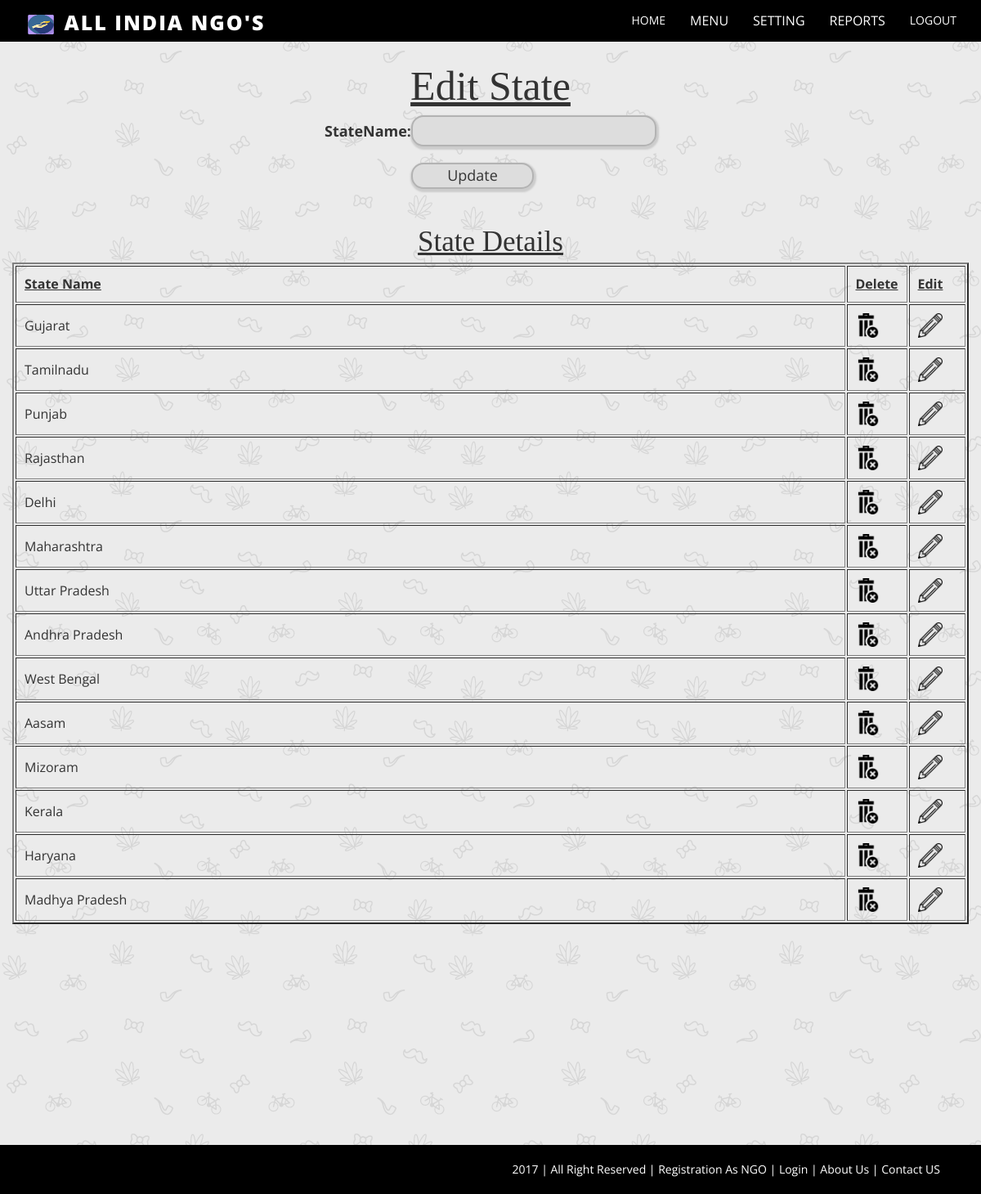
Page /project/editstate.php on the committed database.
### tables this page shows
CREATE TABLE IF NOT EXISTS `state` (
  `stateid` int(10) NOT NULL AUTO_INCREMENT,
  `statename` varchar(20) NOT NULL,
  PRIMARY KEY (`stateid`)
);

### project/editstate.php (the view, shortened to what this page needs)
<?php
	include("adminheader.php");
	include("dbconnection.php");
	$id=$_GET["x"];
	$rd=$obj->query("select *From state where stateid='$id' ");
	$rdc=$rd->fetch();
?>
<center>
<form action="updatestate.php" method="post">
<span class="header">Edit State</span>
<table>
<tr>
	<td style="font-size:18px"><b>StateName:</b></td>
	<td style="padding=5px"><input type="text" class="tbox" style="width:300px;height:38px" value='<?php echo $rdc["statename"]; ?>' name="t1"></td>
</tr>
<tr>
<td>&nbsp;</td>
</tr>
<tr>
	<td>&nbsp;</td>
	<td><input type="submit" value="Update" class="tbox" style="width:150px"></td>
</tr>
</table>
<br>
  <br>
    <?php
      $rs=$obj->query("select *From state");
     ?>
<span class="table">State Details</span>
<table class="tbl" border="2">
         <tr>
             <td style="padding:10px;font-size:16px"><b><u>State Name</b></u></td>
             <td style="padding:10px;font-size:16px"><b><u>Delete</b></u></td>
             <td style="padding:10px;font-size:16px"><b><u>Edit</b></u></td>
         </tr>
             <?php
                 while($rd=$rs->fetch())
                   {
              ?>
                     <tr>
                        <td style="padding:10px;font-size:16px"><?php echo $rd["statename"]; ?></td>
                        <td style="padding:10px;font-size:16px" width="6%"><a href='deletestate.php?x=<?php echo $rd["stateid"]; ?>'><img src="image\delete.png" height=30 width=30></a></td>
                        <td style="padding:10px;font-size:16px" width="6%"><a href='editstate.php?x=<?php echo $rd["stateid"]; ?>'><img src="image\edit.png" height=30 width=30></a></td>
                     </tr>
                <?php
                  }
               ?>
     </table>
<?php
	include("adminfooter.php");
?></center>

### project/editstate.php (style rules this page uses)
.header { color:dark grey; font-family:bookman old style; font-size:50px; text-decoration:underline; }
.table { color:dark grey; font-family:bookman old style; font-size:35px;; text-decoration:underline; }
.tbox { border:2px solid #b3b3b3; background:#dddddd; width:200px; font-size:18px; border-radius:15px; -moz-border-radius:25px; -moz-box-shadow:1px 1px 1px #ccc; -webkit-box-shadow: 1px 1px 1px 1px #ccc; box-shadow: 1px 2px 2px 2px #ccc; }
.tbl { border-collapse: separate; border-spacing: 2px 2px; border-color:dark grey; }

### rows in the picture
state: statename "Gujarat"
state: statename "Tamilnadu"
state: statename "Punjab"
state: statename "Rajasthan"
state: statename "Delhi"
state: statename "Maharashtra"
state: statename "Uttar Pradesh"
state: statename "Andhra Pradesh"
state: statename "West Bengal"
state: statename "Aasam"
state: statename "Mizoram"
state: statename "Kerala"
state: statename "Haryana"
state: statename "Madhya Pradesh"
